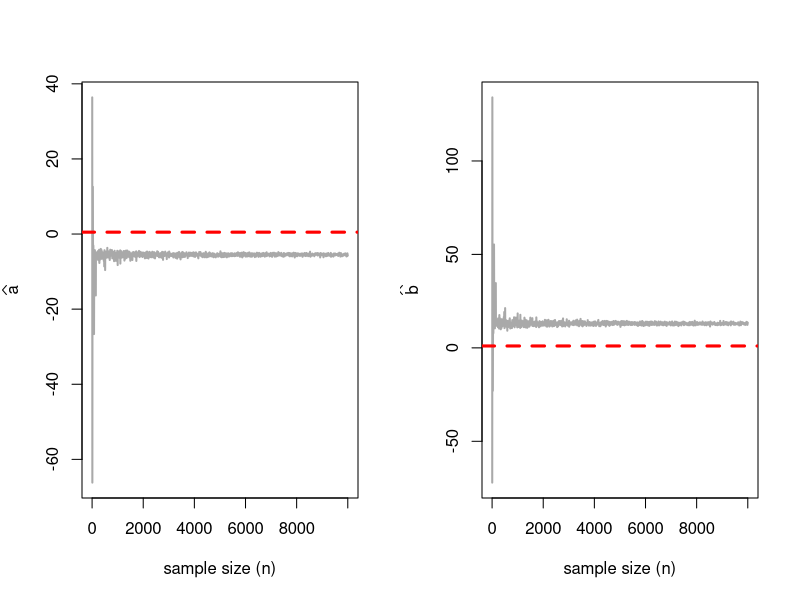
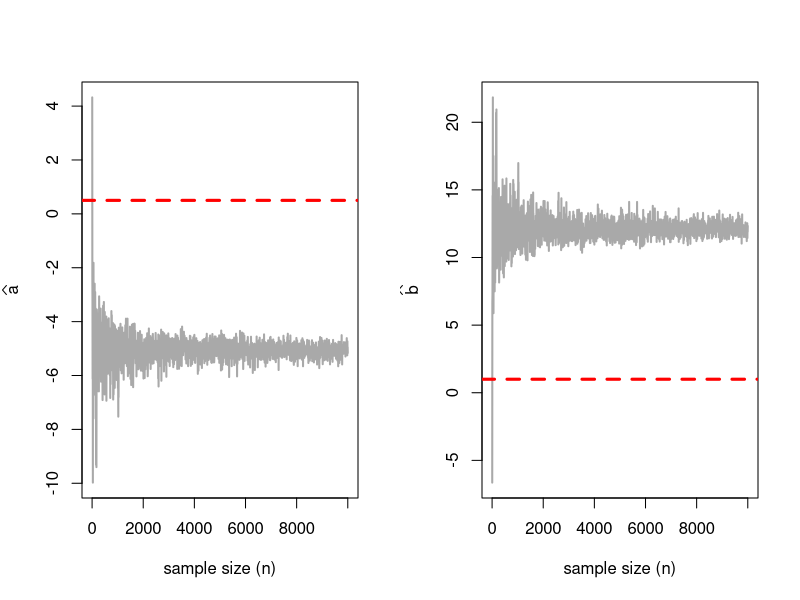
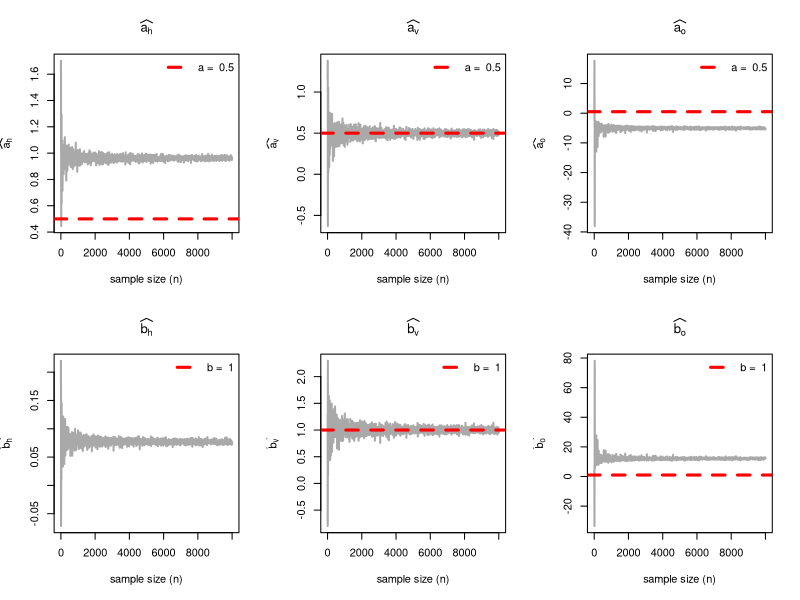
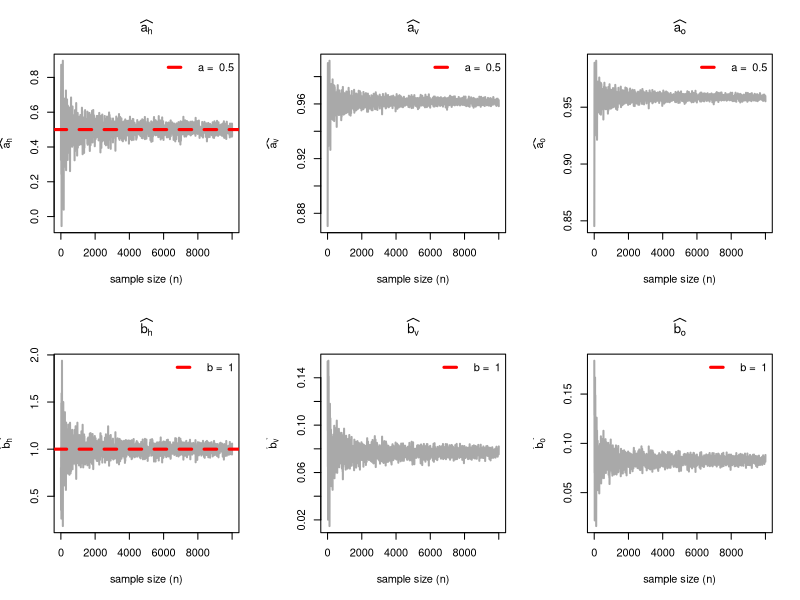
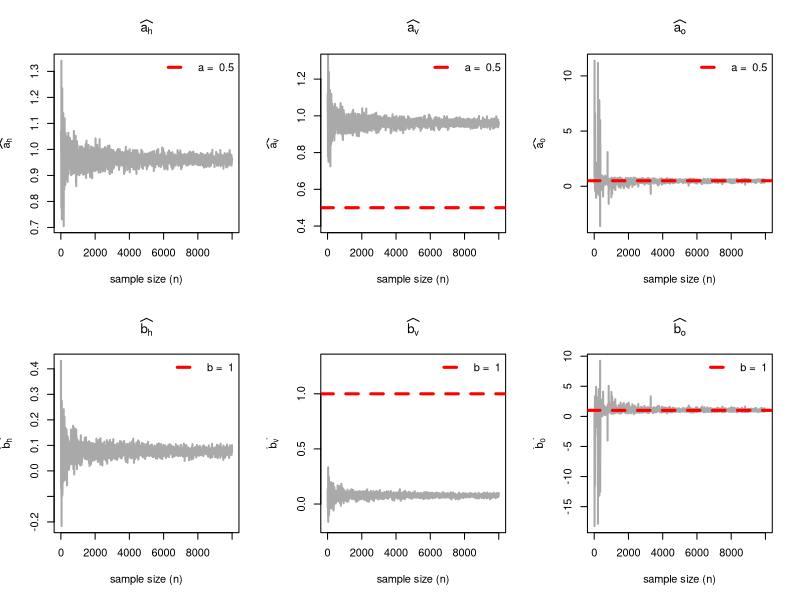
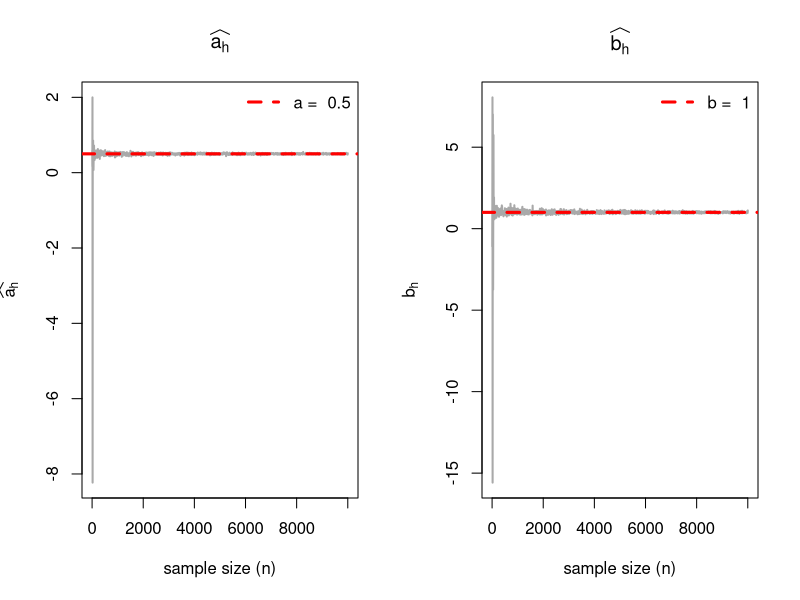

The R source for these figures, in order:
# Horizontal Distance # horizontal least square method
a = 0.5
b = 1
sigma = 1

n_vals = seq(5, 10000, by = 5)
a_hat = numeric(length = length(n_vals))
b_hat = numeric(length = length(n_vals))

for (i in 1:length(n_vals)) {
   n = n_vals[i]
   x = seq(0, 1, length.out = n)
   y = (a + b*x) + rnorm(n = n, mean = 0, sd = sigma)
   sxx = sum((x - mean(x))^2)
   syy = sum((y - mean(y))^2)
   sxy = sum((x - mean(x))*(y - mean(y)))
   b_hat[i] = syy/sxy
   a_hat[i] = mean(y) - b_hat[i]*mean(x)
}

par(mfrow = c(1, 2))
plot(n_vals, a_hat, type = "l", col = "darkgrey", lwd = 2, 
     xlab = "sample size (n)", ylab = expression(widehat(a)))
abline(h = a, col = "red", lwd = 3, lty = 2)
plot(n_vals, b_hat, type = "l", col = "darkgrey", lwd = 2, 
     xlab = "sample size (n)", ylab = expression(widehat(b)))
abline(h = b, col = "red", lwd = 3, lty = 2)


# orthogonal least sqaure method
a = 0.5
b = 1
sigma = 1

n_vals = seq(5, 10000, by = 5)
a_hat = numeric(length = length(n_vals))
b_hat = numeric(length = length(n_vals))

for (i in 1:length(n_vals)) {
   n = n_vals[i]
   x = seq(0, 1, length.out = n)
   y = (a + b*x) + rnorm(n = n, mean = 0, sd = sigma)
   sxx = sum((x - mean(x))^2)
   syy = sum((y - mean(y))^2)
   sxy = sum((x - mean(x))*(y - mean(y)))
   b_hat[i] = (syy - sxx + sqrt((syy - sxx)^2 + 4 * sxy^2)) / (2 * sxy)
   a_hat[i] = mean(y) - b_hat[i]*mean(x)
}

par(mfrow = c(1, 2))
plot(n_vals, a_hat, type = "l", col = "darkgrey", lwd = 2, 
     xlab = "sample size (n)", ylab = expression(widehat(a)))
abline(h = a, col = "red", lwd = 3, lty = 2)
plot(n_vals, b_hat, type = "l", col = "darkgrey", lwd = 2, 
     xlab = "sample size (n)", ylab = expression(widehat(b)))
abline(h = b, col = "red", lwd = 3, lty = 2)




#  Assignment
a = 0.5
b = 1
sigma = 1

n_vals = seq(5, 10000, by = 5)

# vertical
a_hat_v = numeric(length = length(n_vals))
b_hat_v = numeric(length = length(n_vals))

# horizontal
a_hat_h = numeric(length = length(n_vals))
b_hat_h = numeric(length = length(n_vals))

# orthogonal
a_hat_o = numeric(length = length(n_vals))
b_hat_o = numeric(length = length(n_vals))


for (i in 1:length(n_vals)) {
   n = n_vals[i]
   x = seq(0, 1, length.out = n)
   y = (a + b*x) + rnorm(n = n, mean = 0, sd = sigma)
   sxx = sum((x - mean(x))^2)
   syy = sum((y - mean(y))^2)
   sxy = sum((x - mean(x))*(y - mean(y)))
   
   # vertical
   b_hat_v[i] = sxy/sxx
   a_hat_v[i] = mean(y) - b_hat_v[i]*mean(x)
   
   # horizontal
   b_hat_h[i] = (syy/sxy)^(-1)
   a_hat_h[i] = mean(y) - b_hat_h[i]*mean(x)
   
   # orthogonal
   b_hat_o[i] = (syy - sxx + sqrt((syy - sxx)^2 + 4 * sxy^2)) / (2 * sxy)
   a_hat_o[i] = mean(y) - b_hat_o[i]*mean(x)
}

par(mfrow = c(2, 3))
plot(n_vals, a_hat_h, type = "l", col = "darkgrey", lwd = 2, 
     xlab = "sample size (n)", ylab = expression(widehat(a["h"])), 
     main =expression(widehat(a["h"])) )
abline(h = a, col = "red", lwd = 3, lty = 2)
legend("topright", legend = paste("a = ", a), col = "red", lwd = 3, lty = 2, 
       bty = "n")

plot(n_vals, a_hat_v, type = "l", col = "darkgrey", lwd = 2, 
     xlab = "sample size (n)", ylab = expression(widehat(a["v"])), 
     main =expression(widehat(a["v"])))
abline(h = a, col = "red", lwd = 3, lty = 2)
legend("topright", legend = paste("a = ", a), col = "red", lwd = 3, lty = 2, 
       bty = "n")

plot(n_vals, a_hat_o, type = "l", col = "darkgrey", lwd = 2, 
     xlab = "sample size (n)", ylab = expression(widehat(a["o"])), 
     main =expression(widehat(a["o"])))
abline(h = a, col = "red", lwd = 3, lty = 2)
legend("topright", legend = paste("a = ", a), col = "red", lwd = 3, lty = 2, 
       bty = "n")


plot(n_vals, b_hat_h, type = "l", col = "darkgrey", lwd = 2, 
     xlab = "sample size (n)", ylab = expression(widehat(b["h"])), 
     main = expression(widehat(b["h"])))
abline(h = b, col = "red", lwd = 3, lty = 2)
legend("topright", legend = paste("b = ", b), col = "red", lwd = 3, lty = 2, 
       bty = "n")

plot(n_vals, b_hat_v, type = "l", col = "darkgrey", lwd = 2, 
     xlab = "sample size (n)", ylab = expression(widehat(b["v"])), 
     main =expression(widehat(b["v"])))
abline(h = b, col = "red", lwd = 3, lty = 2)
legend("topright", legend = paste("b = ", b), col = "red", lwd = 3, lty = 2, 
       bty = "n")

plot(n_vals, b_hat_o, type = "l", col = "darkgrey", lwd = 2, 
     xlab = "sample size (n)", ylab = expression(widehat(b["o"])),
     main =expression(widehat(b["o"])))
abline(h = b, col = "red", lwd = 3, lty = 2)
legend("topright", legend = paste("b = ", b), col = "red", lwd = 3, lty = 2, 
       bty = "n")

# now we consider x supposed to be random

a = 0.5
b = 1
sigma = 1

n_vals = seq(5, 10000, by = 5)

# vertical
a_hat_v = numeric(length = length(n_vals))
b_hat_v = numeric(length = length(n_vals))

# horizontal
a_hat_h = numeric(length = length(n_vals))
b_hat_h = numeric(length = length(n_vals))

# orthogonal
a_hat_o = numeric(length = length(n_vals))
b_hat_o = numeric(length = length(n_vals))

for (i in 1:length(n_vals)) {
   n = n_vals[i]
   zeta = seq(0, 1, length.out = n)
   # error-free y (treated as fixed)
   y = a + b*zeta
   x = zeta + rnorm(n = n, mean = 0, sd = sigma)
   sxx = sum((x - mean(x))^2)
   syy = sum((y - mean(y))^2)
   sxy = sum((x - mean(x))*(y - mean(y)))
   
   # vertical
   b_hat_v[i] = sxy/sxx
   a_hat_v[i] = mean(y) - b_hat_v[i]*mean(x)
   
   # horizontal
   b_hat_h[i] = (syy/sxy)^(-1)
   a_hat_h[i] = mean(y) - b_hat_h[i]*mean(x)
   
   # orthogonal
   b_hat_o[i] = (syy - sxx + sqrt((syy - sxx)^2 + 4 * sxy^2)) / (2 * sxy)
   a_hat_o[i] = mean(y) - b_hat_o[i]*mean(x)
}


par(mfrow = c(2, 3))
plot(n_vals, a_hat_h, type = "l", col = "darkgrey", lwd = 2, 
     xlab = "sample size (n)", ylab = expression(widehat(a["h"])), 
     main =expression(widehat(a["h"])) )
abline(h = a, col = "red", lwd = 3, lty = 2)
legend("topright", legend = paste("a = ", a), col = "red", lwd = 3, lty = 2, 
       bty = "n")

plot(n_vals, a_hat_v, type = "l", col = "darkgrey", lwd = 2, 
     xlab = "sample size (n)", ylab = expression(widehat(a["v"])), 
     main =expression(widehat(a["v"])))
abline(h = a, col = "red", lwd = 3, lty = 2)
legend("topright", legend = paste("a = ", a), col = "red", lwd = 3, lty = 2, 
       bty = "n")

plot(n_vals, a_hat_o, type = "l", col = "darkgrey", lwd = 2, 
     xlab = "sample size (n)", ylab = expression(widehat(a["o"])), 
     main =expression(widehat(a["o"])))
abline(h = a, col = "red", lwd = 3, lty = 2)
legend("topright", legend = paste("a = ", a), col = "red", lwd = 3, lty = 2, 
       bty = "n")


plot(n_vals, b_hat_h, type = "l", col = "darkgrey", lwd = 2, 
     xlab = "sample size (n)", ylab = expression(widehat(b["h"])), 
     main = expression(widehat(b["h"])))
abline(h = b, col = "red", lwd = 3, lty = 2)
legend("topright", legend = paste("b = ", b), col = "red", lwd = 3, lty = 2, 
       bty = "n")

plot(n_vals, b_hat_v, type = "l", col = "darkgrey", lwd = 2, 
     xlab = "sample size (n)", ylab = expression(widehat(b["v"])), 
     main =expression(widehat(b["v"])))
abline(h = b, col = "red", lwd = 3, lty = 2)
legend("topright", legend = paste("b = ", b), col = "red", lwd = 3, lty = 2, 
       bty = "n")

plot(n_vals, b_hat_o, type = "l", col = "darkgrey", lwd = 2, 
     xlab = "sample size (n)", ylab = expression(widehat(b["o"])),
     main =expression(widehat(b["o"])))
abline(h = b, col = "red", lwd = 3, lty = 2)
legend("topright", legend = paste("b = ", b), col = "red", lwd = 3, lty = 2, 
       bty = "n")



# now we consider x and y both  supposed to be random

a = 0.5
b = 1
sigma_delta = 1
sigma_eps = 1

n_vals = seq(5, 10000, by = 5)

# vertical
a_hat_v = numeric(length = length(n_vals))
b_hat_v = numeric(length = length(n_vals))

# horizontal
a_hat_h = numeric(length = length(n_vals))
b_hat_h = numeric(length = length(n_vals))

# orthogonal
a_hat_o = numeric(length = length(n_vals))
b_hat_o = numeric(length = length(n_vals))

for (i in 1:length(n_vals)) {
   n = n_vals[i]
   zeta = seq(0, 1, length.out = n)
   x = zeta + rnorm(n = n, mean = 0, sd = sigma_delta)
   y = a + b*zeta + rnorm(n = n, mean = 0,  sd = sigma_eps)
   sxx = sum((x - mean(x))^2)
   syy = sum((y - mean(y))^2)
   sxy = sum((x - mean(x))*(y - mean(y)))
   
   # vertical
   b_hat_v[i] = sxy/sxx
   a_hat_v[i] = mean(y) - b_hat_v[i]*mean(x)
   
   # horizontal
   b_hat_h[i] = (syy/sxy)^(-1)
   a_hat_h[i] = mean(y) - b_hat_h[i]*mean(x)
   
   # orthogonal
   b_hat_o[i] = (syy - sxx + sqrt((syy - sxx)^2 + 4 * sxy^2)) / (2 * sxy)
   a_hat_o[i] = mean(y) - b_hat_o[i]*mean(x)
}


par(mfrow = c(2, 3))
plot(n_vals, a_hat_h, type = "l", col = "darkgrey", lwd = 2, 
     xlab = "sample size (n)", ylab = expression(widehat(a["h"])), 
     main =expression(widehat(a["h"])) )
abline(h = a, col = "red", lwd = 3, lty = 2)
legend("topright", legend = paste("a = ", a), col = "red", lwd = 3, lty = 2, 
       bty = "n")

plot(n_vals, a_hat_v, type = "l", col = "darkgrey", lwd = 2, 
     xlab = "sample size (n)", ylab = expression(widehat(a["v"])), 
     main =expression(widehat(a["v"])), ylim = c(0.4, 1.3))
abline(h = a, col = "red", lwd = 3, lty = 2)
legend("topright", legend = paste("a = ", a), col = "red", lwd = 3, lty = 2, 
       bty = "n")

plot(n_vals, a_hat_o, type = "l", col = "darkgrey", lwd = 2, 
     xlab = "sample size (n)", ylab = expression(widehat(a["o"])), 
     main =expression(widehat(a["o"])))
abline(h = a, col = "red", lwd = 3, lty = 2)
legend("topright", legend = paste("a = ", a), col = "red", lwd = 3, lty = 2, 
       bty = "n")


plot(n_vals, b_hat_h, type = "l", col = "darkgrey", lwd = 2, 
     xlab = "sample size (n)", ylab = expression(widehat(b["h"])), 
     main = expression(widehat(b["h"])))
abline(h = b, col = "red", lwd = 3, lty = 2)
legend("topright", legend = paste("b = ", b), col = "red", lwd = 3, lty = 2, 
       bty = "n")

plot(n_vals, b_hat_v, type = "l", col = "darkgrey", lwd = 2, 
     xlab = "sample size (n)", ylab = expression(widehat(b["v"])), 
     main =expression(widehat(b["v"])),  ylim = c(-0.2, 1.3))
abline(h = b, col = "red", lwd = 3, lty = 2)
legend("topright", legend = paste("b = ", b), col = "red", lwd = 3, lty = 2, 
       bty = "n")

plot(n_vals, b_hat_o, type = "l", col = "darkgrey", lwd = 2, 
     xlab = "sample size (n)", ylab = expression(widehat(b["o"])),
     main =expression(widehat(b["o"])))
abline(h = b, col = "red", lwd = 3, lty = 2)
legend("topright", legend = paste("b = ", b), col = "red", lwd = 3, lty = 2, 
       bty = "n")




a = 0.5
b = 1
sigma = 1

n_vals = seq(5, 10000, by = 5)
a_hat_h = numeric(length = length(n_vals))
b_hat_h = numeric(length = length(n_vals))
for (i in 1:length(n_vals)) {
   n = n_vals[i]
   y = seq(0, 1, length.out = n)
   x = (-(a/b)+ (y/b)) + rnorm(n = n, mean = 0, sd = sigma)
   sxx = sum((x - mean(x))^2)
   syy = sum((y - mean(y))^2)
   sxy = sum((x - mean(x))*(y - mean(y)))
   b_hat_h[i] = (syy/sxy)
   a_hat_h[i] = mean(y) - b_hat_h[i]*mean(x)
}


par(mfrow = c(1, 2))
plot(n_vals, a_hat_h, type = "l", col = "darkgrey", lwd = 2, 
     xlab = "sample size (n)", ylab = expression(widehat(a["h"])), 
     main =expression(widehat(a["h"])) )
abline(h = a, col = "red", lwd = 3, lty = 2)
legend("topright", legend = paste("a = ", a), col = "red", lwd = 3, lty = 2, 
       bty = "n")


plot(n_vals, b_hat_h, type = "l", col = "darkgrey", lwd = 2, 
     xlab = "sample size (n)", ylab = expression(widehat(b["h"])), 
     main = expression(widehat(b["h"])))
abline(h = b, col = "red", lwd = 3, lty = 2)
legend("topright", legend = paste("b = ", b), col = "red", lwd = 3, lty = 2, 
       bty = "n")
